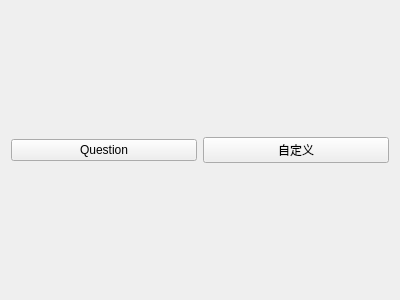
<?xml version="1.0" encoding="UTF-8"?>
<ui version="4.0">
 <class>MyQMessageBox</class>
 <widget class="QWidget" name="MyQMessageBox">
  <property name="geometry">
   <rect>
    <x>0</x>
    <y>0</y>
    <width>400</width>
    <height>300</height>
   </rect>
  </property>
  <property name="windowTitle">
   <string>MyQMessageBox</string>
  </property>
  <layout class="QGridLayout" name="gridLayout">
   <item row="0" column="0">
    <widget class="QPushButton" name="pushButton">
     <property name="text">
      <string>Question</string>
     </property>
    </widget>
   </item>
   <item row="0" column="1">
    <widget class="QPushButton" name="pushButton_2">
     <property name="text">
      <string>自定义</string>
     </property>
    </widget>
   </item>
  </layout>
 </widget>
 <layoutdefault spacing="6" margin="11"/>
 <resources/>
 <connections/>
</ui>
